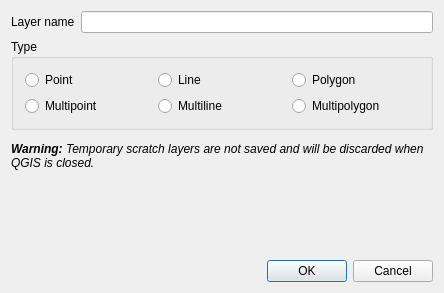
<?xml version="1.0" encoding="UTF-8"?>
<ui version="4.0">
 <class>QgsNewMemoryLayerDialogBase</class>
 <widget class="QDialog" name="QgsNewMemoryLayerDialogBase">
  <property name="geometry">
   <rect>
    <x>0</x>
    <y>0</y>
    <width>444</width>
    <height>293</height>
   </rect>
  </property>
  <property name="sizePolicy">
   <sizepolicy hsizetype="MinimumExpanding" vsizetype="MinimumExpanding">
    <horstretch>0</horstretch>
    <verstretch>0</verstretch>
   </sizepolicy>
  </property>
  <property name="windowTitle">
   <string>New Temporary Scratch Layer</string>
  </property>
  <property name="modal">
   <bool>true</bool>
  </property>
  <layout class="QVBoxLayout" name="verticalLayout">
   <item>
    <layout class="QHBoxLayout" name="horizontalLayout_2">
     <item>
      <widget class="QLabel" name="label">
       <property name="text">
        <string>Layer name</string>
       </property>
      </widget>
     </item>
     <item>
      <widget class="QLineEdit" name="mNameLineEdit"/>
     </item>
    </layout>
   </item>
   <item>
    <widget class="QGroupBox" name="buttonGroup1">
     <property name="title">
      <string>Type</string>
     </property>
     <layout class="QGridLayout" name="gridLayout">
      <item row="0" column="0">
       <widget class="QRadioButton" name="mPointRadioButton">
        <property name="text">
         <string>Point</string>
        </property>
       </widget>
      </item>
      <item row="0" column="1">
       <widget class="QRadioButton" name="mLineRadioButton">
        <property name="text">
         <string>Line</string>
        </property>
       </widget>
      </item>
      <item row="0" column="2">
       <widget class="QRadioButton" name="mPolygonRadioButton">
        <property name="text">
         <string>Polygon</string>
        </property>
       </widget>
      </item>
      <item row="1" column="0">
       <widget class="QRadioButton" name="mMultiPointRadioButton">
        <property name="text">
         <string>Multipoint</string>
        </property>
       </widget>
      </item>
      <item row="1" column="1">
       <widget class="QRadioButton" name="mMultiLineRadioButton">
        <property name="text">
         <string>Multiline</string>
        </property>
       </widget>
      </item>
      <item row="1" column="2">
       <widget class="QRadioButton" name="mMultiPolygonRadioButton">
        <property name="text">
         <string>Multipolygon</string>
        </property>
       </widget>
      </item>
     </layout>
    </widget>
   </item>
   <item>
    <widget class="QgsProjectionSelectionWidget" name="mCrsSelector" native="true">
     <property name="focusPolicy">
      <enum>Qt::StrongFocus</enum>
     </property>
    </widget>
   </item>
   <item>
    <widget class="QLabel" name="label_2">
     <property name="text">
      <string>&lt;i&gt;&lt;b&gt;Warning:&lt;/b&gt; Temporary scratch layers are not saved and will be discarded when QGIS is closed.&lt;/i&gt;</string>
     </property>
     <property name="textFormat">
      <enum>Qt::AutoText</enum>
     </property>
     <property name="wordWrap">
      <bool>true</bool>
     </property>
    </widget>
   </item>
   <item>
    <spacer name="verticalSpacer">
     <property name="orientation">
      <enum>Qt::Vertical</enum>
     </property>
     <property name="sizeHint" stdset="0">
      <size>
       <width>20</width>
       <height>40</height>
      </size>
     </property>
    </spacer>
   </item>
   <item>
    <widget class="QDialogButtonBox" name="mButtonBox">
     <property name="orientation">
      <enum>Qt::Horizontal</enum>
     </property>
     <property name="standardButtons">
      <set>QDialogButtonBox::Cancel|QDialogButtonBox::Ok</set>
     </property>
    </widget>
   </item>
  </layout>
 </widget>
 <layoutdefault spacing="6" margin="11"/>
 <customwidgets>
  <customwidget>
   <class>QgsProjectionSelectionWidget</class>
   <extends>QWidget</extends>
   <header location="global">qgsprojectionselectionwidget.h</header>
   <container>1</container>
  </customwidget>
 </customwidgets>
 <tabstops>
  <tabstop>mNameLineEdit</tabstop>
  <tabstop>mPointRadioButton</tabstop>
  <tabstop>mLineRadioButton</tabstop>
  <tabstop>mPolygonRadioButton</tabstop>
  <tabstop>mMultiPointRadioButton</tabstop>
  <tabstop>mMultiLineRadioButton</tabstop>
  <tabstop>mMultiPolygonRadioButton</tabstop>
  <tabstop>mCrsSelector</tabstop>
  <tabstop>mButtonBox</tabstop>
 </tabstops>
 <resources/>
 <connections>
  <connection>
   <sender>mButtonBox</sender>
   <signal>accepted()</signal>
   <receiver>QgsNewMemoryLayerDialogBase</receiver>
   <slot>accept()</slot>
   <hints>
    <hint type="sourcelabel">
     <x>349</x>
     <y>400</y>
    </hint>
    <hint type="destinationlabel">
     <x>387</x>
     <y>304</y>
    </hint>
   </hints>
  </connection>
  <connection>
   <sender>mButtonBox</sender>
   <signal>rejected()</signal>
   <receiver>QgsNewMemoryLayerDialogBase</receiver>
   <slot>reject()</slot>
   <hints>
    <hint type="sourcelabel">
     <x>275</x>
     <y>400</y>
    </hint>
    <hint type="destinationlabel">
     <x>242</x>
     <y>308</y>
    </hint>
   </hints>
  </connection>
 </connections>
</ui>
